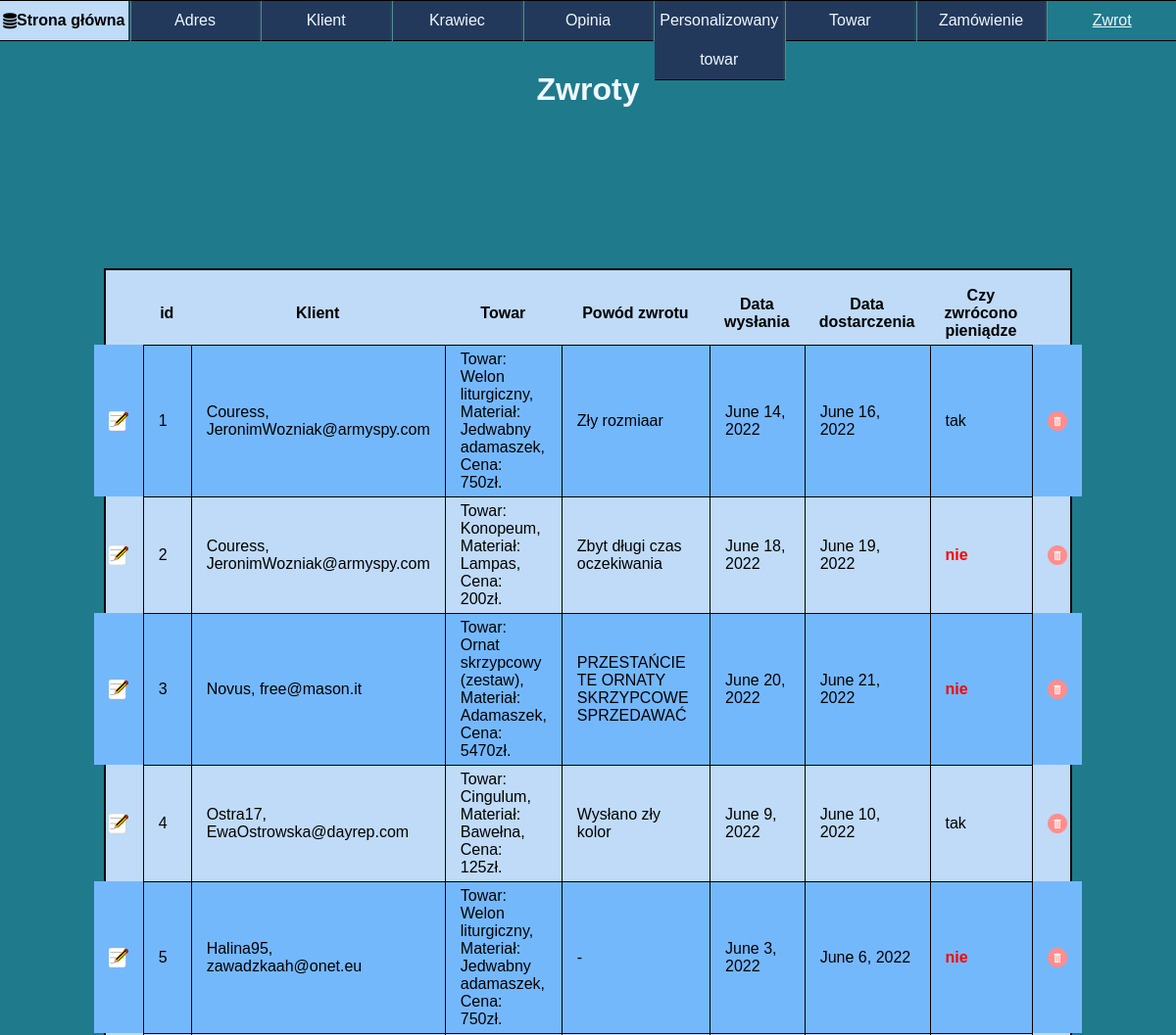
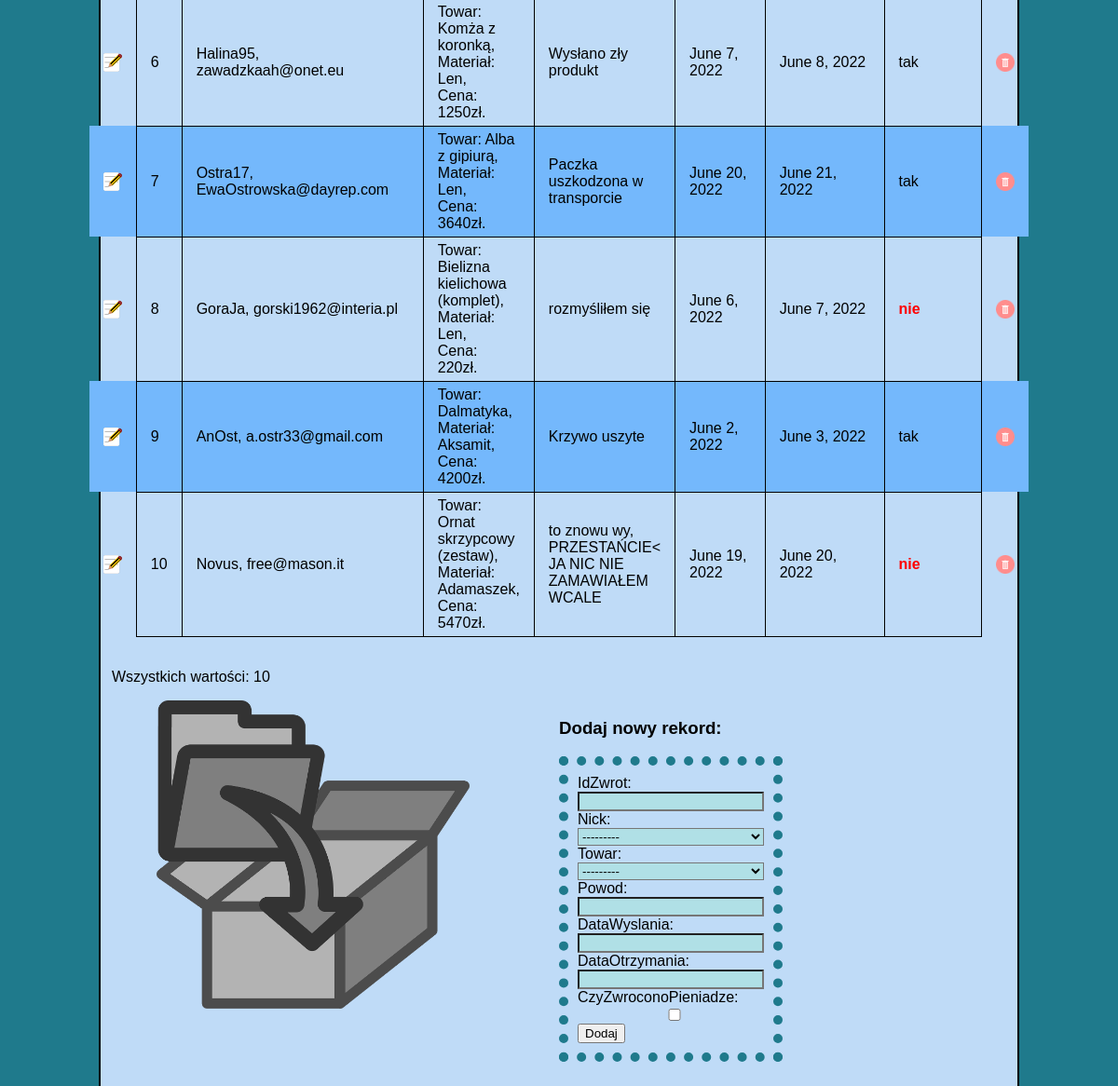
The page /zwrot/ on the database its author committed (2 pictures, top to bottom).
### aplikacja/models.py (models this page shows, shortened)
class Zwrot(models.Model):
    idZwrot = models.IntegerField(primary_key=True)
    Nick = models.ForeignKey("Klient", blank=True, null=True, on_delete=models.SET_NULL)
    Towar = models.ForeignKey("Towar", blank=True, null=True, on_delete=models.SET_NULL)
    Powod = models.CharField(max_length=256)
    dataWyslania = models.DateField()
    dataOtrzymania = models.DateField(null=True, blank=True)
    czyZwroconoPieniadze = models.BooleanField()

class Klient(models.Model):
    Nick = models.CharField(primary_key=True,max_length=20)
    idAdres = models.ForeignKey("Adres", blank=True, on_delete=models.SET_NULL, null=True)
    Imie = models.CharField(max_length=50)
    Nazwisko = models.CharField(max_length=50)
    nrTelefonu = models.CharField(max_length=9)
    Email = models.CharField(max_length=30)
    def __str__(self):
        return self.all()
    def all(self):
        return "{}, {}".format(self.Nick, self.Email)

class Towar(models.Model):
    idTowar = models.IntegerField(primary_key=True)
    idKrawiec = models.ForeignKey("Krawiec", blank=True, on_delete=models.CASCADE)
    Nazwa = models.CharField(max_length=50)
    Material = models.CharField(max_length=20)
    Cena = models.IntegerField()
    def __str__(self):
        return self.all()
    def all(self):
        return format_html("Towar: {}, <br/>Materiał: {},<br/>Cena: {}zł.", self.Nazwa, self.Material, self.Cena)

### aplikacja/views.py (the view)
# urls.py: path('zwrot/',zwrot),
def zwrot(request):
    things = Zwrot.objects.all()
    ile = len(things)
    form = ZwrotForm(request.POST or None)
    if form.is_valid():
        form.save()
    return render(request,'zwrot.html', {'baza': things, 'ilosc': ile, 'form':form})

### aplikacja/formularz.py
class ZwrotForm(ModelForm):
    class Meta:
        model = Zwrot
        fields = ['idZwrot', 'Nick', 'Towar', 'Powod', 'dataWyslania', 'dataOtrzymania', 'czyZwroconoPieniadze']

### templates/zwrot.html (shortened to what this page needs)
{% load static %}
<html lang="pl" xmlns="http://www.w3.org/1999/xhtml">
<head>
    <link rel="stylesheet" type="text/css" href="{% static 'style.css' %}"/>
    <link rel="stylesheet" href="https://cdnjs.cloudflare.com/ajax/libs/font-awesome/4.7.0/css/font-awesome.min.css">
</head>
<body>
    <div id="menu">
        <ol>
            <li><a href="/index"><i class="fa fa-database" href="/index"></i> Strona główna</a></li>
            <li><a href="/adres">Adres</a></li>
            <li><a href="/klient">Klient</a></li>
            <li><a href="/krawiec">Krawiec</a></li>
            <li><a href="/opinia">Opinia</a></li>
            <li><a href="/personalizowany_towar">Personalizowany towar</a></li>
            <li><a href="/towar">Towar</a></li>
            <li><a href="/zamowienie">Zamówienie</a></li>
            <li><a id="opened">Zwrot</a></li>
        </ol>
    </div>
    <header>
        <h1>
            Zwroty
        </h1>
    </header>
    <div id="content">
        <table>
            <tr>
                <th></th>
                <th>id</th>
                <th>Klient</th>
                <th>Towar</th>
                <th>Powód zwrotu</th>
                <th>Data wysłania</th>
                <th>Data dostarczenia</th>
                <th>Czy zwrócono pieniądze</th>
                <th></th>
            </tr>
        {% for item in baza%}
            <tr>
                <td>
                    <a href="/edit/zwrot/{{item.idZwrot}}">
                        <img class="button" src="{% static 'graphics/edit.png' %}"/>
                    </a>
                </td>
              <td>{{item.idZwrot}}</td>
              <td>{{item.Nick}}</td>
              <td>{{item.Towar}}</td>
              <td>{{item.Powod}}</td>
              <td>{{item.dataWyslania}}</td>
              <td>{{item.dataOtrzymania}}</td>
              <td>
                {% if item.czyZwroconoPieniadze %}
                    tak
                {% else %}
                    <span class="not">nie</span>
                {% endif %}
              </td>
              <td>
                  <a href="/delete/zwrot/{{item.idZwrot}}">
                      <img class="button" src="{% static 'graphics/delete.png' %}"/>
                  </a>
              </td>
            </tr>
        {% endfor %}
        </table>
    </br> <p>Wszystkich wartości: {{ilosc}}</p>
    <div id="bottom">
    <img id="folderPhoto" src="{% static 'graphics/add.png' %}"/>
        <div>
            <h3>Dodaj nowy rekord:</h3>
            <form method="post" title="test">
                {{form}}
                <button type="submit">Dodaj</button>
            </form>
        </div>
    </div>
    </div>
</body>
</html>

### aplikacja/static/style.css (style rules this page uses)
html { position: relative; min-height:100%; box-sizing:border-box; font-family: 'Ubuntu', sans-serif; }
body { background-color: #1F7A8C; margin: 0; }
#menu { border-top: 1px solid black; width: 100%; text-align: center; margin-right: auto; margin-left: auto; position: fixed; top: 0; z-index: 100; display:inline-block; }
#menu > ol { margin: 0; padding: 0; display: flex; height: 100%; min-height:5vh; line-height: 5vh; list-style:none; }
#menu > ol li { list-style: none; float: left; height:100%; border-right: 3px groove #508CA4; width: 100%; background-color: #23395B; border-bottom: 1px solid black; }
#menu > ol li:last-child { border-right:none; }
#menu #opened { text-decoration: underline; background-color: #1F7A8C; }
#menu > ol li a { text-decoration: none; width:100%; height:100%; justify-content:center; align-items:center; display:flex; background-color:#23395B; outline:none; color:aliceblue; }
#menu > ol li:first-child a { background-color: #BFDBF7; color:black; font-weight: bold; }
header { width: 90%; text-align: center; margin-right: auto; margin-left: auto; margin-top: 1%; color: aliceblue; height:10%; padding-top:5vh; }
#content { display: flex; border: 2px solid; background-color: #BFDBF7; width:80%; text-align: justify; margin-right: auto; margin-left: auto; padding: 1%; min-height: 60vh; margin-bottom: 100px; }
#content a { text-decoration:none; color:black; font-weight:bold; }
#content { align-items: center; flex-direction: column; justify-content: center; }
#content th, td, tr { border-left: 1px solid black; border-top: 1px solid black; border-collapse: collapse; padding-top: 5px; padding-bottom: 5px; padding-left: 15px; padding-right: 15px; }
#content tr:last-child td { border-bottom: 1px solid black; }
#content table { border-spacing: 0px; width: 100%; }
#content table tr th, #content table tr td:first-child { border: none; }
#content table tr td:last-child { border: none; border-left: 1px solid black; }
#content p { align-self:flex-start; }
.not { color: red; font-weight: bold; }
.button { max-width: 20px; }
table tr:nth-child(even) { background-color: #74b8fc; }
form { display: flex; align-items: flex-start; flex-direction: column; align-self:center; border:10px dotted #1F7A8C; padding:10px; }
[id^='id_'] { background-color:powderblue; width: 100%; }
#folderPhoto { width:35%; margin-left: 5%; }
#bottom { display: flex; align-items: flex-start; flex-direction:row; }
#bottom div { margin-left: 10%; height: 100%; width:25%; }

### rows shown on the page
Zwrot: idZwrot "1", Nick "Couress, JeronimWozniak@armyspy.com", Towar "Towar: Welon liturgiczny, Materiał: Jedwabny adamaszek, Cena: 750zł.", Powod "Zły rozmiaar", dataWyslania "June 14, 2022", dataOtrzymania "June 16, 2022", czyZwroconoPieniadze "tak"
Zwrot: idZwrot "2", Nick "Couress, JeronimWozniak@armyspy.com", Towar "Towar: Konopeum, Materiał: Lampas, Cena: 200zł.", Powod "Zbyt długi czas oczekiwania", dataWyslania "June 18, 2022", dataOtrzymania "June 19, 2022", czyZwroconoPieniadze "nie"
Zwrot: idZwrot "3", Nick "Novus, free@mason.it", Towar "Towar: Ornat skrzypcowy (zestaw), Materiał: Adamaszek, Cena: 5470zł.", Powod "PRZESTAŃCIE TE ORNATY SKRZYPCOWE SPRZEDAWAĆ", dataWyslania "June 20, 2022", dataOtrzymania "June 21, 2022", czyZwroconoPieniadze "nie"
Zwrot: idZwrot "4", Nick "Ostra17, EwaOstrowska@dayrep.com", Towar "Towar: Cingulum, Materiał: Bawełna, Cena: 125zł.", Powod "Wysłano zły kolor", dataWyslania "June 9, 2022", dataOtrzymania "June 10, 2022", czyZwroconoPieniadze "tak"
Zwrot: idZwrot "5", Nick "Halina95, zawadzkaah@onet.eu", Towar "Towar: Welon liturgiczny, Materiał: Jedwabny adamaszek, Cena: 750zł.", Powod "-", dataWyslania "June 3, 2022", dataOtrzymania "June 6, 2022", czyZwroconoPieniadze "nie"
Zwrot: idZwrot "6", Nick "Halina95, zawadzkaah@onet.eu", Towar "Towar: Komża z koronką, Materiał: Len, Cena: 1250zł.", Powod "Wysłano zły produkt", dataWyslania "June 7, 2022", dataOtrzymania "June 8, 2022", czyZwroconoPieniadze "tak"
Zwrot: idZwrot "7", Nick "Ostra17, EwaOstrowska@dayrep.com", Towar "Towar: Alba z gipiurą, Materiał: Len, Cena: 3640zł.", Powod "Paczka uszkodzona w transporcie", dataWyslania "June 20, 2022", dataOtrzymania "June 21, 2022", czyZwroconoPieniadze "tak"
Zwrot: idZwrot "8", Nick "GoraJa, gorski1962@interia.pl", Towar "Towar: Bielizna kielichowa (komplet), Materiał: Len, Cena: 220zł.", Powod "rozmyśliłem się", dataWyslania "June 6, 2022", dataOtrzymania "June 7, 2022", czyZwroconoPieniadze "nie"
Zwrot: idZwrot "9", Nick "AnOst, a.ostr33@gmail.com", Towar "Towar: Dalmatyka, Materiał: Aksamit, Cena: 4200zł.", Powod "Krzywo uszyte", dataWyslania "June 2, 2022", dataOtrzymania "June 3, 2022", czyZwroconoPieniadze "tak"
Zwrot: idZwrot "10", Nick "Novus, free@mason.it", Towar "Towar: Ornat skrzypcowy (zestaw), Materiał: Adamaszek, Cena: 5470zł.", Powod "to znowu wy, PRZESTAŃCIE< JA NIC NIE ZAMAWIAŁEM WCALE", dataWyslania "June 19, 2022", dataOtrzymania "June 20, 2022", czyZwroconoPieniadze "nie"
Klient: Nick "---------"

### other values the page prints
{{ ilosc }} "10"
